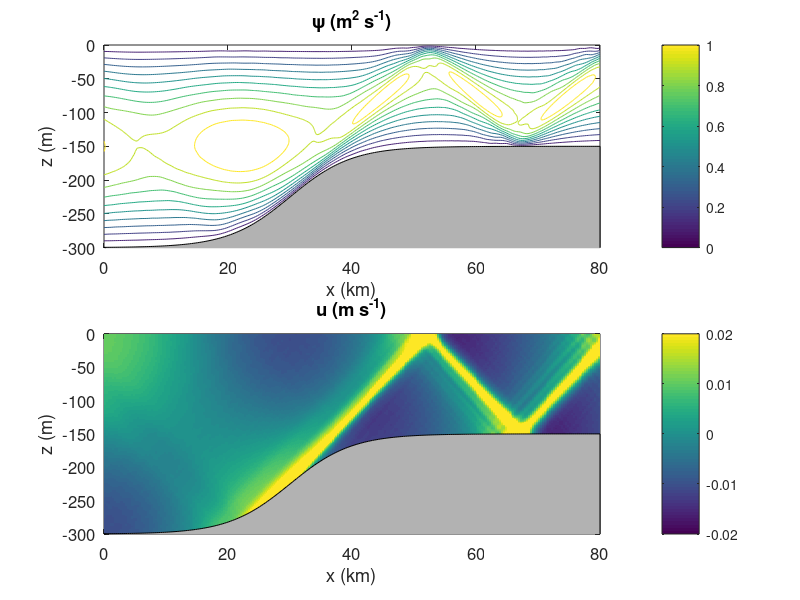

Recreate this plot in MATLAB.
% CW1981: Fig. 4
clear
% model parameters
I=256; J=128;
omega=1.45e-4; f=1.06e-4; % tidal frequency and Coriolis parameter
Nsq=0.01^2; % buoyance
sig=sqrt((omega^2-f^2)/(Nsq-omega^2)); % characteristic slope for no thermocline tilting

x=linspace(0e3,80e3,I); dx=x(2)-x(1);
 
% geometry/topography
H=225-75*tanh(0.1e-3*(x-30e3)); %H=300+x*0; 
                                %H=225-75*tanh(0.04e-3*(x-40e3)); %H=300+x*0; 
if 0
    H = H*0.+225;
    ind = find((x>30e3)&(x<50e3));
    H(ind)=linspace(225,225-75,length(ind));
    H(ind(end):end)=225-75;    
end 
Hx=gradient(H,x); Hxx=gradient(Hx,x);


P1=zeros(J,J); P2=P1;
for j=2:J-1
    P1(j,j-1)=-1; P1(j,j+1)=1;
    P2(j,j-1)=1; P2(j,j)=-2; P2(j,j+1)=1;
end
P1(1,2)=1; P1(J,J-1)=-1;
P2(1,1)=-2;  P2(1,2)=1; P2(J,J-1)=1; P2(J,J)=-2;

% On the incident boundary to find alpha_1 and beta_1
dz=H(1)/(J+1); z=(-H(1)+dz:dz:-dz)/H(1); dz=dz/H(1);
for j=1:J
    Z(j,j)=z(j);
end

A=-(1/dx*eye(J)+Hx(1)/H(1)/2/dz*Z*P1);
B=1/dx*eye(J);

for m=1:J               
    for n=1:J
        kn=n*pi/H(1)*sig;
        E1(m,n)=-sqrt(2/H(1))*sin(n*pi*z(m))*exp(-1i*kn*x(1));
        E1d(m,n)=E1(m,n)*1i*kn;
    end
end

% normal modes of the incident wave
amp=1;
psin=-amp*sin(pi*z');
k0=pi/H(1)*sig; psinkn=-amp*sin(pi*z')*k0;

alp(:,:,1)=-inv(A+E1d*inv(E1))*B;
bta(:,1) =  inv(A+E1d*inv(E1))*(1i*psinkn+E1d*inv(E1)*psin)*exp(1i*k0*x(1));

% find all alpha and beta
for i=2:I-1
    dz=H(i)/(J+1); z=(-H(i)+dz:dz:-dz)/H(i); dz=dz/H(i);
    for j=1:J
        Z(j,j)=z(j);
    end
    
    G2=-2*Hx(i)/H(i)*Z;
    G3=-(Hxx(i)*H(i)-2*Hx(i)^2)/H(i)^2*Z;
    G4=(Hx(i)^2*Z*Z-sig^2*eye(J))/H(i)^2;
    A=1/dx^2*eye(J)-1/4/dx/dz*G2*P1; 
    B=-2/dx^2*eye(J)+1/2/dz*G3*P1+1/dz^2*G4*P2;
    C=1/dx^2*eye(J)+1/4/dx/dz*G2*P1;
    
    temp1=inv(A*alp(:,:,i-1)+B);
    alp(:,:,i)=-temp1*C;
    bta(:,i)=-temp1*A*bta(:,i-1);
end

% E2 on the transmitted boundary
dz=H(I)/(J+1); z=(-H(I)+dz:dz:-dz)/H(I); dz=dz/H(I);
for j=1:J
    Z(j,j)=z(j);
end
for m=1:J
    for n=1:J
        kn=n*pi/H(I)*sig; 
        E2(m,n)=-sqrt(2/H(I))*sin(n*pi*z(m))*exp(1i*kn*x(I));
        E2d(m,n)=E2(m,n)*1i*kn;
    end
end

phi(:,I)=inv(eye(J)-Hx(I)/H(I)/2/dz*dx*Z*P1-alp(:,:,I-1)-dx*E2d*inv(E2))*bta(:,I-1);
for i=I-1:-1:1
    phi(:,i)=alp(:,:,i)*phi(:,i+1)+bta(:,i);
end

% coordinate transform for plotting
phi1=zeros(J+2,I); phi1(2:J+1,:)=phi;
[xxx,zzz]=meshgrid(x,1:J+2);
u=xxx*0; w=u;
for i=1:length(x)
    dzzz=H(i)/(J+1);
    zzz(:,i)=-H(i):dzzz:0;
    u(:,i)=-gradient(phi1(:,i),zzz(:,i));
end
w(:,1)=(phi1(:,2)-phi1(:,1))/dx-Hx(1)./H(1)*zzz(:,1).*u(:,1);
w(:,I)=(phi1(:,I)-phi1(:,I-1))/dx-Hx(I)./H(I)*zzz(:,I).*u(:,I);
for i=2:I-1
    w(:,i)=(phi1(:,i+1)-phi1(:,i-1))/dx/2-Hx(i)./H(i)*zzz(:,i).*u(:,i);
end


save -V7 cw1981_Fig4.mat xxx zzz u w 
figure
subplot(2,1,1)
% pcolor(xxx/1e3,zzz,abs(phi1)); shading flat; colorbar
contour(xxx/1e3,zzz,abs(phi1),0:0.1:1.2); colorbar
hold on; fill([x/1e3 x(end)/1e3],[-H -500],[0.7 0.7 0.7])
axis([x(1)/1e3 x(end)/1e3 -300 0]); caxis([0 1])
xlabel('x (km)','FontSize',12); ylabel('z (m)','FontSize',12)
title('\psi (m^2 s^-^1)','FontSize',15)
set(gca,'FontSize',12)
subplot(2,1,2)
pcolor(xxx/1e3,zzz,real(u)); shading flat; colorbar
hold on; fill([x/1e3 x(end)/1e3],[-H -500],[0.7 0.7 0.7])
axis([x(1)/1e3 x(end)/1e3 -300 0]); caxis([-0.02 0.02])
xlabel('x (km)','FontSize',12); ylabel('z (m)','FontSize',12)
title('u (m s^-^1)','FontSize',15)
set(gca,'FontSize',12)